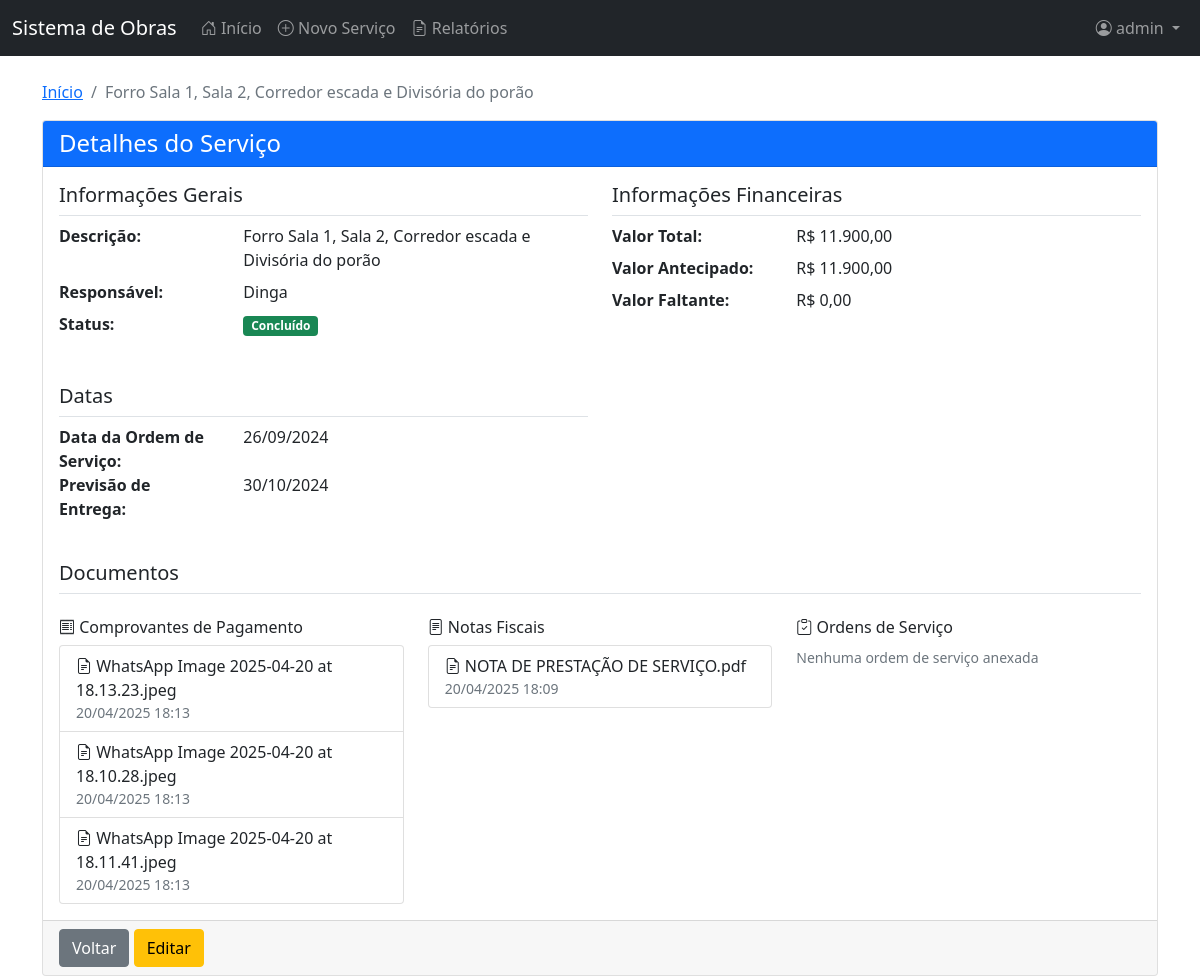
Page /pages/visualizar_obra.php?id=9 (signed in) on the committed database.
### tables this page shows
CREATE TABLE IF NOT EXISTS `obras_servicos` (
  `id` int(11) NOT NULL AUTO_INCREMENT,
  `descricao` text NOT NULL,
  `responsavel` varchar(255) NOT NULL,
  `responsavel_autorizacao` varchar(255) DEFAULT NULL,
  `adiantamento_1` decimal(10,2) DEFAULT NULL,
  `data_adiant_1` date DEFAULT NULL,
  `adiantamento_2` decimal(10,2) DEFAULT NULL,
  `data_adiant_2` date DEFAULT NULL,
  `adiantamento_3` decimal(10,2) DEFAULT NULL,
  `data_adiant_3` date DEFAULT NULL,
  `valor_antecipado` decimal(10,2) DEFAULT NULL,
  `total` decimal(10,2) DEFAULT NULL,
  `falta_pagar` decimal(10,2) DEFAULT NULL,
  `status` enum('Em Andamento','Concluído','Pendente','Cancelado') NOT NULL,
  `previsao_entrega` date DEFAULT NULL,
  `data_ordem_servico` date DEFAULT NULL,
  `data_previsao_entrega` date DEFAULT NULL,
  `data_entrega_final` date DEFAULT NULL,
  `observacoes` text,
  `created_at` timestamp NULL DEFAULT CURRENT_TIMESTAMP,
  `updated_at` timestamp NULL DEFAULT CURRENT_TIMESTAMP ON UPDATE CURRENT_TIMESTAMP,
  PRIMARY KEY (`id`)
);

CREATE TABLE IF NOT EXISTS `obras_servicos_arquivos` (
  `id` int(11) NOT NULL AUTO_INCREMENT,
  `servico_id` int(11) DEFAULT NULL,
  `tipo` enum('comprovante_pagamento','nota_fiscal','ordem_servico') DEFAULT NULL,
  `nome_arquivo` varchar(255) DEFAULT NULL,
  `caminho_arquivo` varchar(255) DEFAULT NULL,
  `data_upload` datetime DEFAULT NULL,
  PRIMARY KEY (`id`),
  KEY `servico_id` (`servico_id`)
);

### includes/get_arquivos.php (called while the page is built)
<?php
function getArquivosServico($pdo, $servico_id, $tipo = null) {
    try {
        $sql = "SELECT * FROM obras_servicos_arquivos WHERE servico_id = ?";
        $params = [$servico_id];
        if ($tipo !== null) {
            $sql .= " AND tipo = ?";
            $params[] = $tipo;
        }
        $sql .= " ORDER BY data_upload DESC";
        $stmt = $pdo->prepare($sql);
        $stmt->execute($params);
        return $stmt->fetchAll(PDO::FETCH_ASSOC);
    } catch (Exception $e) {
        error_log("Erro ao buscar arquivos: " . $e->getMessage());
        return [];
    }
}
?>

### pages/visualizar_obra.php (the view, shortened to what this page needs)
<?php
require_once __DIR__ . '/../config/database.php';
require_once __DIR__ . '/../includes/get_arquivos.php';
$id = $_GET['id'];
$stmt = $pdo->prepare("SELECT * FROM obras_servicos WHERE id = ?");
$stmt->execute([$id]);
$obra = $stmt->fetch(PDO::FETCH_ASSOC);
?>
<!DOCTYPE html>
<html lang="pt-BR">
<head>
    <link href="https://cdn.jsdelivr.net/npm/bootstrap@5.1.3/dist/css/bootstrap.min.css" rel="stylesheet">
    <link href="https://cdn.jsdelivr.net/npm/bootstrap-icons@1.7.2/font/bootstrap-icons.css" rel="stylesheet">
</head>
<body>
    <?php include_once '../includes/navbar.php'; ?>
    <div class="container mt-4">
        <div class="row">
            <div class="col-12">
                <nav aria-label="breadcrumb">
                    <ol class="breadcrumb">
                        <li class="breadcrumb-item"><a href="/gerencialParoquia/projetos-modulos/obras/">Início</a></li>
                        <li class="breadcrumb-item active" aria-current="page"><?php echo htmlspecialchars($obra['descricao']); ?></li>
                    </ol>
                </nav>
            </div>
        </div>
        <div class="card">
            <div class="card-header bg-primary text-white">
                <h4 class="card-title mb-0">Detalhes do Serviço</h4>
            </div>
            <div class="card-body">
                <div class="row">
                    <div class="col-md-6">
                        <h5 class="border-bottom pb-2">Informações Gerais</h5>
                        <dl class="row">
                            <dt class="col-sm-4">Descrição:</dt>
                            <dd class="col-sm-8"><?php echo htmlspecialchars($obra['descricao']); ?></dd>
                            <dt class="col-sm-4">Responsável:</dt>
                            <dd class="col-sm-8"><?php echo htmlspecialchars($obra['responsavel']); ?></dd>
                            <dt class="col-sm-4">Status:</dt>
                            <dd class="col-sm-8">
                                <span class="badge bg-<?php
                                    $statusColor = 'secondary';
                                    switch($obra['status']) {
                                        case 'Concluído':
                                            $statusColor = 'success';
                                            break;
                                    }
                                    echo $statusColor;
                                ?>">
                                    <?php echo htmlspecialchars($obra['status']); ?>
                                </span>
                            </dd>
                        </dl>
                    </div>
                    <div class="col-md-6">
                        <h5 class="border-bottom pb-2">Informações Financeiras</h5>
                        <dl class="row">
                            <dt class="col-sm-4">Valor Total:</dt>
                            <dd class="col-sm-8">R$ <?php echo number_format($obra['total'] ?? 0, 2, ',', '.'); ?></dd>
                            <dt class="col-sm-4">Valor Antecipado:</dt>
                            <dd class="col-sm-8">R$ <?php echo number_format($obra['valor_antecipado'] ?? 0, 2, ',', '.'); ?></dd>
                            <dt class="col-sm-4">Valor Faltante:</dt>
                            <dd class="col-sm-8">R$ <?php echo number_format(($obra['total'] ?? 0) - ($obra['valor_antecipado'] ?? 0), 2, ',', '.'); ?></dd>
                        </dl>
                    </div>
                </div>
                <div class="row mt-4">
                    <div class="col-md-6">
                        <h5 class="border-bottom pb-2">Datas</h5>
                        <dl class="row">
                            <dt class="col-sm-4">Data da Ordem de Serviço:</dt>
                            <dd class="col-sm-8"><?php echo $obra['data_ordem_servico'] ? date('d/m/Y', strtotime($obra['data_ordem_servico'])) : '-'; ?></dd>
                            <dt class="col-sm-4">Previsão de Entrega:</dt>
                            <dd class="col-sm-8"><?php echo $obra['previsao_entrega'] ? date('d/m/Y', strtotime($obra['previsao_entrega'])) : '-'; ?></dd>
                        </dl>
                    </div>
                </div>
                <div class="row mt-4">
                    <div class="col-12">
                        <h5 class="border-bottom pb-2">Documentos</h5>
                    </div>
                    <div class="col-md-4 mt-3">
                        <h6><i class="bi bi-receipt"></i> Comprovantes de Pagamento</h6>
                        <?php
                        $arquivos = getArquivosServico($pdo, $id, 'comprovante_pagamento');
                        if (!empty($arquivos)): ?>
                            <div class="list-group">
                                <?php foreach ($arquivos as $arquivo): ?>
                                    <a href="/gerencialParoquia/projetos-modulos/obras/<?php echo htmlspecialchars($arquivo['caminho_arquivo']); ?>"
                                       target="_blank"
                                       class="list-group-item list-group-item-action">
                                        <i class="bi bi-file-earmark-text"></i>
                                        <?php echo htmlspecialchars($arquivo['nome_arquivo']); ?>
                                        <small class="text-muted d-block">
                                            <?php echo date('d/m/Y H:i', strtotime($arquivo['data_upload'])); ?>
                                        </small>
                                    </a>
                                <?php endforeach; ?>
                            </div>
                        <?php else: ?>
                            <p class="text-muted"><small>Nenhum comprovante anexado</small></p>
                        <?php endif; ?>
                    </div>
                    <div class="col-md-4 mt-3">
                        <h6><i class="bi bi-file-text"></i> Notas Fiscais</h6>
                        <?php
                        $arquivos = getArquivosServico($pdo, $id, 'nota_fiscal');
                        if (!empty($arquivos)): ?>
                            <div class="list-group">
                                <?php foreach ($arquivos as $arquivo): ?>
                                    <a href="/gerencialParoquia/projetos-modulos/obras/<?php echo htmlspecialchars($arquivo['caminho_arquivo']); ?>"
                                       target="_blank"
                                       class="list-group-item list-group-item-action">
                                        <i class="bi bi-file-earmark-text"></i>
                                        <?php echo htmlspecialchars($arquivo['nome_arquivo']); ?>
                                        <small class="text-muted d-block">
                                            <?php echo date('d/m/Y H:i', strtotime($arquivo['data_upload'])); ?>
                                        </small>
                                    </a>
                                <?php endforeach; ?>
                            </div>
                        <?php else: ?>
                            <p class="text-muted"><small>Nenhuma nota fiscal anexada</small></p>
                        <?php endif; ?>
                    </div>
                    <div class="col-md-4 mt-3">
                        <h6><i class="bi bi-clipboard-check"></i> Ordens de Serviço</h6>
                        <?php
                        $arquivos = getArquivosServico($pdo, $id, 'ordem_servico');
                        if (!empty($arquivos)): ?>
                            <div class="list-group">
                                <?php foreach ($arquivos as $arquivo): ?>
                                    <a href="/gerencialParoquia/projetos-modulos/obras/<?php echo htmlspecialchars($arquivo['caminho_arquivo']); ?>"
                                       target="_blank"
                                       class="list-group-item list-group-item-action">
                                        <i class="bi bi-file-earmark-text"></i>
                                        <?php echo htmlspecialchars($arquivo['nome_arquivo']); ?>
                                        <small class="text-muted d-block">
                                            <?php echo date('d/m/Y H:i', strtotime($arquivo['data_upload'])); ?>
                                        </small>
                                    </a>
                                <?php endforeach; ?>
                            </div>
                        <?php else: ?>
                            <p class="text-muted"><small>Nenhuma ordem de serviço anexada</small></p>
                        <?php endif; ?>
                    </div>
                </div>
            </div>
            <div class="card-footer">
                <a href="/gerencialParoquia/projetos-modulos/obras/" class="btn btn-secondary">Voltar</a>
                <a href="/gerencialParoquia/projetos-modulos/obras/pages/editar_obra.php?id=<?php echo $obra['id']; ?>" class="btn btn-warning">Editar</a>
            </div>
        </div>
    </div>
</body>
</html>

### rows in the picture
obras_servicos: descricao "Forro Sala 1, Sala 2, Corredor escada e Divisória do porão", responsavel "Dinga", status "Concluído", total "11.900,00", valor_antecipado "11.900,00", ($obra['total'] ?? 0) - ($obra['valor_antecipado'] ?? 0) "0,00", data_ordem_servico "26/09/2024", previsao_entrega "30/10/2024"
obras_servicos_arquivos: nome_arquivo "WhatsApp Image 2025-04-20 at 18.13.23.jpeg", data_upload "20/04/2025 18:13"
obras_servicos_arquivos: nome_arquivo "WhatsApp Image 2025-04-20 at 18.10.28.jpeg", data_upload "20/04/2025 18:13"
obras_servicos_arquivos: nome_arquivo "WhatsApp Image 2025-04-20 at 18.11.41.jpeg", data_upload "20/04/2025 18:13"
obras_servicos_arquivos: nome_arquivo "NOTA DE PRESTAÇÃO DE SERVIÇO.pdf", data_upload "20/04/2025 18:09"

### other values in the picture
$_SESSION['username'] "admin"
